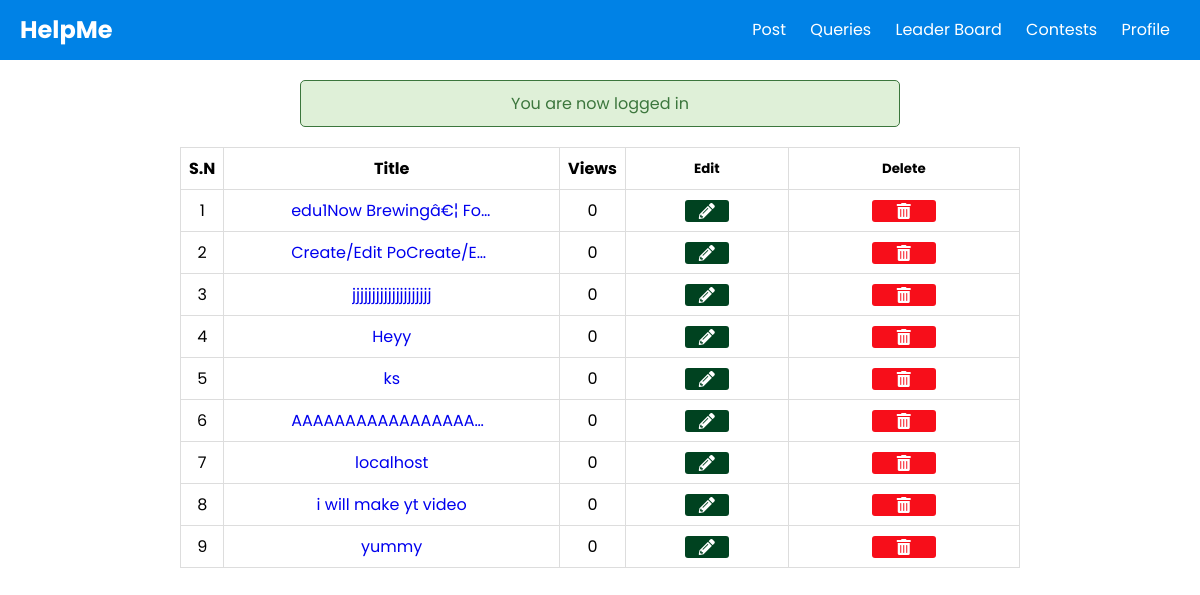
Page /mark85/posts/posts.php (signed in) on the committed database.
### tables this page shows
CREATE TABLE `posts` (
  `id` int(11) NOT NULL,
  `user_id` int(11) DEFAULT NULL,
  `username` varchar(100) NOT NULL,
  `title` varchar(255) NOT NULL,
  `slug` varchar(255) NOT NULL,
  `views` int(11) NOT NULL DEFAULT '0',
  `image` varchar(255) DEFAULT NULL,
  `body` text NOT NULL,
  `published` tinyint(1) NOT NULL DEFAULT '1',
  `created_at` timestamp NOT NULL DEFAULT CURRENT_TIMESTAMP ON UPDATE CURRENT_TIMESTAMP,
  `updated_at` timestamp NOT NULL DEFAULT '0000-00-00 00:00:00'
);

### mark85/functions/post_functions.php (called while the page is built, shortened)
<?php require_once(ROOT_PATH . '../config.php'); ?>
<?php
function getAllPosts()
{
	global $conn;
	if ($_SESSION['user']['role'] == "Admin") {
		$sql = "SELECT * FROM posts";
	} elseif ($_SESSION['user']['role'] == "Author") {
		$user_id = $_SESSION['user']['id'];
		$sql = "SELECT * FROM posts WHERE user_id=$user_id";
	}
	$result = mysqli_query($conn, $sql);
	$posts = mysqli_fetch_all($result, MYSQLI_ASSOC);
	$final_posts = array();
	foreach ($posts as $post) {
		$post['author'] = getPostAuthorById($post['user_id']);
		array_push($final_posts, $post);
	}
	return $final_posts;
}
function getPostAuthorById($user_id)
{
	global $conn;
	$sql = "SELECT username FROM users WHERE id=$user_id";
	$result = mysqli_query($conn, $sql);
	if ($result) {
		return mysqli_fetch_assoc($result)['username'];
	} else {
		return null;
	}
}
?>

### mark85/posts/posts.php (the view, shortened to what this page needs)
<?php  include('../config.php'); ?>
<?php  include(ROOT_PATH . '/functions/post_functions.php'); ?>
<?php include(ROOT_PATH . '/includes/main-header.php'); ?>
<?php $posts = getAllPosts(); ?>
<head>
</head>
<body>
	<div class="container content">
		<div class="table-div"  style="width: 100%;">
			<?php include(ROOT_PATH . '/includes/messages.php') ?>
			<?php if (empty($posts)): ?>
				<h1 style="text-align: center; margin-top: 20px;">No posts in the database.</h1>
			<?php else: ?>
				<table class="table">
						<thead>
						<th style="width: 10px";>S.N</th>
						<th style="width: 40%";>Title</th>
						<th style="width: 10px";>Views</th>
						<th><small>Edit</small></th>
						<th><small>Delete</small></th>
					</thead>
					<tbody>
					<?php foreach ($posts as $key => $post): ?>
						<tr>
							<td><?php echo $key + 1; ?></td>
							<td>
								<a class="noob" target="_blank"
								href="<?php echo BASE_URL . 'single_post.php?post-slug=' . $post['slug'] ?>">
									<?php echo $post['title']; ?>
								</a>
							</td>
							<td><?php echo $post['views']; ?></td>
							<td>
								<a class="fa fa-pencil btn edit"
									href="create_post.php?edit-post=<?php echo $post['id'] ?>">
								</a>
							</td>
							<td>
								<a  class="fa fa-trash btn delete"
									href="create_post.php?delete-post=<?php echo $post['id'] ?>">
								</a>
							</td>
						</tr>
					<?php endforeach ?>
					</tbody>
				</table>
			<?php endif ?>
		</div>
	</div>
</body>
</html>

### mark85/includes/main-header.php (style rules this page uses)
* { margin: 0; padding: 0; text-decoration: none; -webkit-tap-highlight-color: rgba(0, 0, 0, 0) !important; }

### mark85/posts/posts.php (style rules this page uses)
* { margin: 0; padding: 0; outline: none; box-sizing: border-box; font-family: 'Poppins', sans-serif; }
.noob { display:inline-block; white-space: nowrap; overflow: hidden; text-overflow: ellipsis; max-width: 20ch; }
table { border-collapse: collapse; width: 70%; margin: 20px auto; }
th, td { padding: 8px; text-align: center; border: 1px solid #ddd; }
th { text-align: center; }
.table-div a.fa { color: white; padding: 3px; }
.table-div .edit { background: #004220; width: 30%; border-radius: 3px; }
.table-div .delete { background: #F70E1A; width: 30%; border-radius: 3px; }

### rows in the picture
posts: title "edu1Now Brewingâ€¦ Fo…", views "0"
posts: title "Create/Edit PoCreate/E…", views "0"
posts: title "jjjjjjjjjjjjjjjjjjjj", views "0"
posts: title "Heyy", views "0"
posts: title "ks", views "0"
posts: title "AAAAAAAAAAAAAAAAA…", views "0"
posts: title "localhost", views "0"
posts: title "i will make yt video", views "0"
posts: title "yummy", views "0"

### other values in the picture
$_SESSION['message'] "You are now logged in"
